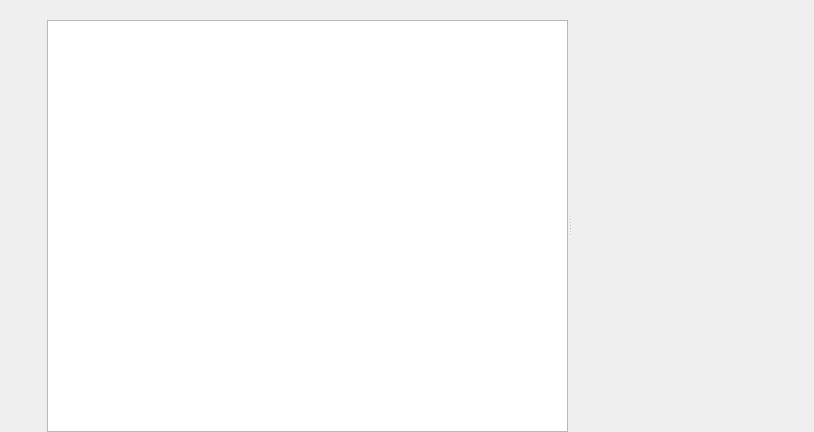
<?xml version="1.0" encoding="UTF-8"?>
<ui version="4.0">
 <class>Form</class>
 <widget class="QWidget" name="Form">
  <property name="geometry">
   <rect>
    <x>0</x>
    <y>0</y>
    <width>814</width>
    <height>432</height>
   </rect>
  </property>
  <property name="windowTitle">
   <string>Form</string>
  </property>
  <property name="styleSheet">
   <string notr="true">QPushButton{background:transparent;border:none;padding:3px}
QPushButton:hover{background:lightgray}
QLabel, QLineEdit{font-family: 微软雅黑}</string>
  </property>
  <layout class="QHBoxLayout" name="horizontalLayout_3">
   <property name="spacing">
    <number>0</number>
   </property>
   <property name="leftMargin">
    <number>0</number>
   </property>
   <property name="topMargin">
    <number>0</number>
   </property>
   <property name="rightMargin">
    <number>0</number>
   </property>
   <property name="bottomMargin">
    <number>0</number>
   </property>
   <item>
    <widget class="QWidget" name="widget_3" native="true">
     <layout class="QVBoxLayout" name="verticalLayout_4">
      <property name="spacing">
       <number>0</number>
      </property>
      <property name="leftMargin">
       <number>2</number>
      </property>
      <property name="topMargin">
       <number>2</number>
      </property>
      <property name="rightMargin">
       <number>2</number>
      </property>
      <property name="bottomMargin">
       <number>2</number>
      </property>
      <item>
       <widget class="QPushButton" name="pushButton">
        <property name="text">
         <string/>
        </property>
        <property name="icon">
         <iconset resource="../sources/ide_sources.qrc">
          <normaloff>:/icon/运行，调试.svg</normaloff>:/icon/运行，调试.svg</iconset>
        </property>
        <property name="checkable">
         <bool>true</bool>
        </property>
       </widget>
      </item>
      <item>
       <widget class="QPushButton" name="pushButton_3">
        <property name="text">
         <string/>
        </property>
        <property name="icon">
         <iconset resource="../sources/ide_sources.qrc">
          <normaloff>:/icon/重新开始,恢复_jurassic.svg</normaloff>:/icon/重新开始,恢复_jurassic.svg</iconset>
        </property>
        <property name="checkable">
         <bool>true</bool>
        </property>
       </widget>
      </item>
      <item>
       <widget class="QPushButton" name="pushButton_2">
        <property name="text">
         <string/>
        </property>
        <property name="icon">
         <iconset resource="../sources/ide_sources.qrc">
          <normaloff>:/icon/停止.svg</normaloff>:/icon/停止.svg</iconset>
        </property>
        <property name="checkable">
         <bool>true</bool>
        </property>
       </widget>
      </item>
      <item>
       <widget class="QPushButton" name="pushButton_4">
        <property name="text">
         <string/>
        </property>
        <property name="icon">
         <iconset resource="../sources/ide_sources.qrc">
          <normaloff>:/icon/扳手.svg</normaloff>:/icon/扳手.svg</iconset>
        </property>
       </widget>
      </item>
      <item>
       <widget class="QPushButton" name="pushButton_5">
        <property name="text">
         <string/>
        </property>
        <property name="icon">
         <iconset resource="../sources/ide_sources.qrc">
          <normaloff>:/icon/清空.svg</normaloff>:/icon/清空.svg</iconset>
        </property>
       </widget>
      </item>
      <item>
       <widget class="QPushButton" name="pushButton_6">
        <property name="styleSheet">
         <string notr="true">QPushButton{background:transparent;border:none;padding:3px}
QPushButton:hover{background:lightgray}
QPushButton:checked{background:lightgray}</string>
        </property>
        <property name="text">
         <string/>
        </property>
        <property name="icon">
         <iconset resource="../sources/ide_sources.qrc">
          <normaloff>:/icon/换行.svg</normaloff>:/icon/换行.svg</iconset>
        </property>
        <property name="checkable">
         <bool>true</bool>
        </property>
       </widget>
      </item>
      <item>
       <spacer name="verticalSpacer">
        <property name="orientation">
         <enum>Qt::Vertical</enum>
        </property>
        <property name="sizeHint" stdset="0">
         <size>
          <width>20</width>
          <height>40</height>
         </size>
        </property>
       </spacer>
      </item>
     </layout>
    </widget>
   </item>
   <item>
    <widget class="QWidget" name="widget" native="true">
     <layout class="QVBoxLayout" name="verticalLayout_2" stretch="0,0">
      <property name="spacing">
       <number>0</number>
      </property>
      <property name="leftMargin">
       <number>5</number>
      </property>
      <property name="topMargin">
       <number>0</number>
      </property>
      <property name="rightMargin">
       <number>0</number>
      </property>
      <property name="bottomMargin">
       <number>0</number>
      </property>
      <item>
       <layout class="QHBoxLayout" name="horizontalLayout">
        <item>
         <widget class="QLabel" name="label">
          <property name="text">
           <string/>
          </property>
         </widget>
        </item>
        <item>
         <spacer name="horizontalSpacer">
          <property name="orientation">
           <enum>Qt::Horizontal</enum>
          </property>
          <property name="sizeHint" stdset="0">
           <size>
            <width>40</width>
            <height>20</height>
           </size>
          </property>
         </spacer>
        </item>
        <item>
         <widget class="QPushButton" name="pushButton_7">
          <property name="toolTip">
           <string>&lt;html&gt;&lt;head/&gt;&lt;body&gt;&lt;p&gt;隐藏&lt;/p&gt;&lt;/body&gt;&lt;/html&gt;</string>
          </property>
          <property name="text">
           <string/>
          </property>
          <property name="icon">
           <iconset resource="../sources/ide_sources.qrc">
            <normaloff>:/icon/减号.svg</normaloff>:/icon/减号.svg</iconset>
          </property>
         </widget>
        </item>
       </layout>
      </item>
      <item>
       <widget class="QWidget" name="widget_2" native="true">
        <layout class="QHBoxLayout" name="horizontalLayout_2" stretch="1,0">
         <property name="spacing">
          <number>0</number>
         </property>
         <property name="leftMargin">
          <number>0</number>
         </property>
         <property name="topMargin">
          <number>0</number>
         </property>
         <property name="rightMargin">
          <number>0</number>
         </property>
         <property name="bottomMargin">
          <number>0</number>
         </property>
         <item>
          <widget class="QSplitter" name="splitter">
           <property name="orientation">
            <enum>Qt::Horizontal</enum>
           </property>
           <widget class="DragTreeView" name="treeView"/>
           <widget class="ApiTextBrowser" name="textBrowser" native="true"/>
          </widget>
         </item>
         <item>
          <widget class="QFrame" name="frame">
           <property name="frameShape">
            <enum>QFrame::NoFrame</enum>
           </property>
           <property name="frameShadow">
            <enum>QFrame::Raised</enum>
           </property>
           <layout class="QVBoxLayout" name="verticalLayout_3">
            <property name="leftMargin">
             <number>0</number>
            </property>
            <property name="topMargin">
             <number>0</number>
            </property>
            <property name="rightMargin">
             <number>0</number>
            </property>
            <property name="bottomMargin">
             <number>0</number>
            </property>
            <item>
             <widget class="QPushButton" name="pushButton_8">
              <property name="toolTip">
               <string>&lt;html&gt;&lt;head/&gt;&lt;body&gt;&lt;p&gt;折叠&lt;/p&gt;&lt;/body&gt;&lt;/html&gt;</string>
              </property>
              <property name="styleSheet">
               <string notr="true">QPushButton{background:transparent;border:none;padding:3px}
QPushButton:hover{background:lightgray}
QPushButton:checked{background:lightgray}</string>
              </property>
              <property name="text">
               <string/>
              </property>
              <property name="icon">
               <iconset resource="../sources/ide_sources.qrc">
                <normaloff>:/icon/折叠.svg</normaloff>:/icon/折叠.svg</iconset>
              </property>
              <property name="checkable">
               <bool>true</bool>
              </property>
             </widget>
            </item>
            <item>
             <spacer name="verticalSpacer_2">
              <property name="orientation">
               <enum>Qt::Vertical</enum>
              </property>
              <property name="sizeHint" stdset="0">
               <size>
                <width>20</width>
                <height>339</height>
               </size>
              </property>
             </spacer>
            </item>
           </layout>
          </widget>
         </item>
        </layout>
       </widget>
      </item>
     </layout>
    </widget>
   </item>
  </layout>
 </widget>
 <customwidgets>
  <customwidget>
   <class>DragTreeView</class>
   <extends>QTreeView</extends>
   <header location="global">widgets.components</header>
  </customwidget>
  <customwidget>
   <class>ApiTextBrowser</class>
   <extends>QWidget</extends>
   <header location="global">widgets.bottom_control.api_server_lexer</header>
   <container>1</container>
  </customwidget>
 </customwidgets>
 <resources>
  <include location="../sources/ide_sources.qrc"/>
 </resources>
 <connections/>
</ui>
